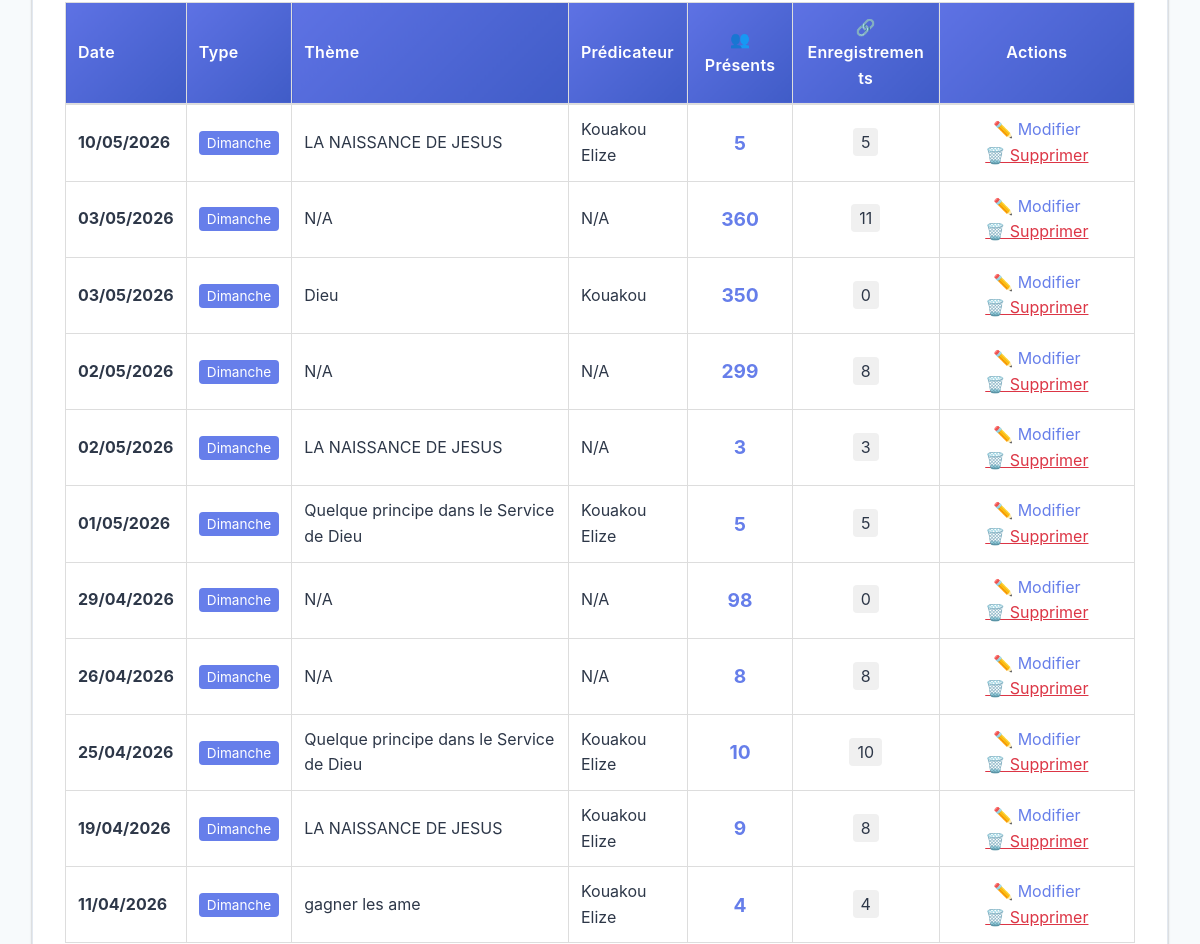
The app's page /cultes/ (signed in, middle part), older data.
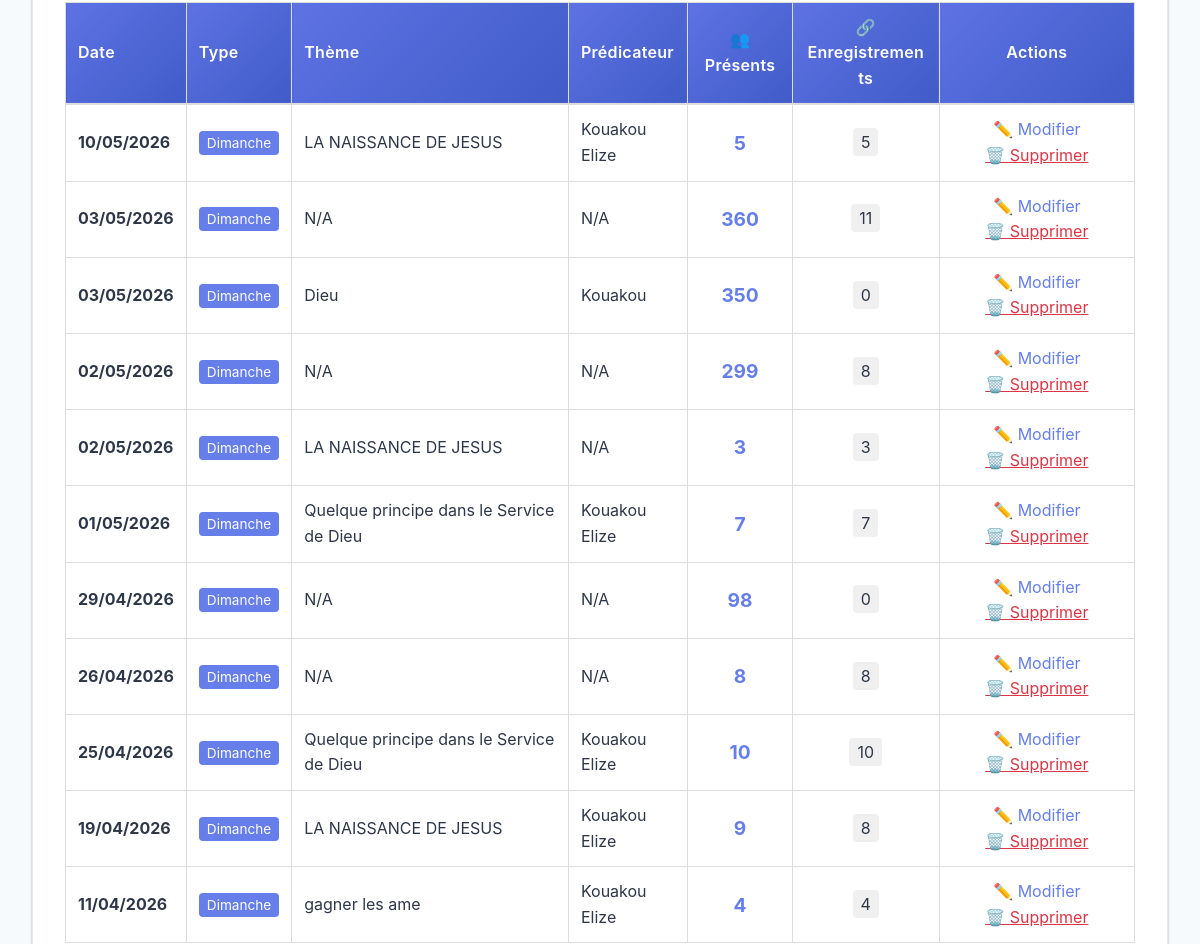
The same page, newer data.
### eglise/models.py (models this page shows, shortened)
class Culte(models.Model):
    TYPE_CULTE_CHOICES = (
        ('dimanche', 'Dimanche'),
        ('mercredi', 'Mercredi'),
        ('special', 'Spécial'),
        ('autre', 'Autre'),
    )
    SCOPE_CHOICES = (
        ('global', 'Global'),
        ('tribu', 'Tribu'),
        ('departement', 'Département'),
    )
    date = models.DateField()
    type_culte = models.CharField(max_length=20, choices=TYPE_CULTE_CHOICES, default='dimanche')
    theme = models.CharField(max_length=255, blank=True, null=True)
    predicateur = models.CharField(max_length=100, blank=True, null=True)
    nombre_participants = models.IntegerField(default=0)
    nombre_nouveaux = models.IntegerField(default=0)
    notes = models.TextField(blank=True, null=True)
    date_creation = models.DateTimeField(auto_now_add=True)
    scope = models.CharField(max_length=20, choices=SCOPE_CHOICES, default='global', help_text='Global ou local à une structure')
    tribu = models.ForeignKey('Tribu', on_delete=models.SET_NULL, null=True, blank=True, related_name='cultes_locaux', help_text='Tribu si culte local')
    departement = models.ForeignKey('Departement', on_delete=models.SET_NULL, null=True, blank=True, related_name='cultes_locaux', help_text='Département si culte local')
    class Meta:
        ordering = ['-date']

### eglise/culte_views.py (the view, shortened to what this page needs)
# urls.py: path('cultes/', culte_views.CulteListView.as_view(), name='culte_list'),
class CulteListView(LoginRequiredMixin, TemplateView):
    template_name = 'eglise/culte_list.html'
    def dispatch(self, request, *args, **kwargs):
        if not request.user.is_authenticated:
            return redirect('eglise:login')
        if request.user.is_superuser:
            return super().dispatch(request, *args, **kwargs)
    def get_context_data(self, **kwargs):
        context = super().get_context_data(**kwargs)
        cultes = Culte.objects.all().order_by('-date')
        for culte in cultes:
            culte.nombre_enregistrements = Presence.objects.filter(culte=culte).count()
        context['cultes'] = cultes
        context['form'] = CulteForm()
        context['page_title'] = '📈 Gestion des Cultes - Statistiques'
        cultes_3m = Culte.objects.filter(date__gte=timezone.now().date() - timedelta(days=90))
        context['stats'] = {
            'total_cultes': Culte.objects.count(),
            'total_cultes_3m': cultes_3m.count(),
            'moyenne_participants': int(cultes_3m.aggregate(avg=Avg('nombre_participants'))['avg'] or 0),
        }
        return context

### eglise/templates/eglise/culte_list.html (shortened to what this page needs)
{% extends 'eglise/base.html' %}
{% block content %}
<div class="card">
    {% if cultes %}
    <table style="width: 100%; border-collapse: collapse;">
        <thead style="background: #f5f5f5; border-bottom: 2px solid #ddd;">
            <tr>
                <th style="padding: 12px; text-align: left; border: 1px solid #ddd;">Date</th>
                <th style="padding: 12px; text-align: left; border: 1px solid #ddd;">Type</th>
                <th style="padding: 12px; text-align: left; border: 1px solid #ddd;">Thème</th>
                <th style="padding: 12px; text-align: left; border: 1px solid #ddd;">Prédicateur</th>
                <th style="padding: 12px; text-align: center; border: 1px solid #ddd;">👥 Présents</th>
                <th style="padding: 12px; text-align: center; border: 1px solid #ddd;">🔗 Enregistrements</th>
                <th style="padding: 12px; text-align: center; border: 1px solid #ddd;">Actions</th>
            </tr>
        </thead>
        <tbody>
            {% for culte in cultes %}
            <tr style="border-bottom: 1px solid #ddd; hover-effect;">
                <td style="padding: 12px; border: 1px solid #ddd;">
                    <strong>{{ culte.date|date:"d/m/Y" }}</strong>
                </td>
                <td style="padding: 12px; border: 1px solid #ddd;">
                    <span style="background: #667eea; color: white; padding: 4px 8px; border-radius: 4px; font-size: 0.85em;">
                        {{ culte.get_type_culte_display }}
                    </span>
                </td>
                <td style="padding: 12px; border: 1px solid #ddd;">
                    {{ culte.theme|default:"N/A" }}
                </td>
                <td style="padding: 12px; border: 1px solid #ddd;">
                    {{ culte.predicateur|default:"N/A" }}
                </td>
                <td style="padding: 12px; border: 1px solid #ddd; text-align: center;">
                    <strong style="font-size: 1.2em; color: #667eea;">{{ culte.nombre_participants }}</strong>
                </td>
                <td style="padding: 12px; border: 1px solid #ddd; text-align: center;">
                    <span style="background: #f0f0f0; padding: 4px 8px; border-radius: 4px;">
                        {{ culte.nombre_enregistrements }}
                    </span>
                </td>
                <td style="padding: 12px; border: 1px solid #ddd; text-align: center;">
                    <a href="{% url 'eglise:culte_update' culte.id %}" style="color: #667eea; text-decoration: none; margin: 0 5px;">✏️ Modifier</a>
                    <form method="post" action="{% url 'eglise:culte_delete' culte.id %}" style="display: inline;" onsubmit="return confirm('Êtes-vous sûr?');">
                        <button type="submit" style="background: none; border: none; color: #dc3545; cursor: pointer; text-decoration: underline;">🗑️ Supprimer</button>
                    </form>
                </td>
            </tr>
            {% endfor %}
        </tbody>
    </table>
    {% else %}
    <div style="padding: 20px; text-align: center; background: #f9f9f9; border-radius: 4px;">
        <p style="color: #999;">Aucun culte enregistré. <a href="{% url 'eglise:culte_create' %}" style="color: #667eea;">Créer le premier</a></p>
    </div>
    {% endif %}
</div>
{% endblock %}

Row changes from the older to the newer data that the page shows:
changed Culte (number 6 of 11 on the later page): nombre_participants "5" → "7"; nombre_enregistrements "5" → "7"
